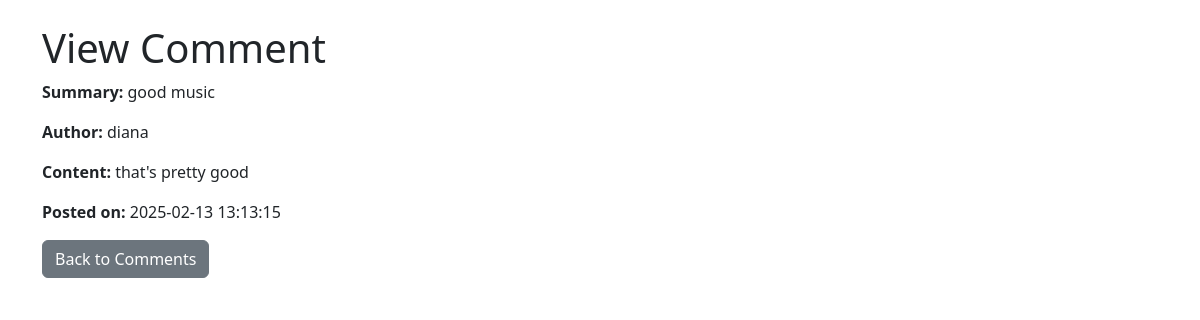
The page /RevistaOnline/admin/comment/view_comment.php?id=47 on the database its author committed.
### tables this page shows
CREATE TABLE `comments` (
  `id` int(11) NOT NULL,
  `user_id` int(11) DEFAULT NULL,
  `article_id` int(11) DEFAULT NULL,
  `comment` text NOT NULL,
  `create_date` datetime DEFAULT current_timestamp(),
  `summary` varchar(20) DEFAULT NULL
);

CREATE TABLE `users` (
  `id` int(11) NOT NULL,
  `username` varchar(30) NOT NULL,
  `password` varchar(255) NOT NULL,
  `email` varchar(30) NOT NULL,
  `role` varchar(6) NOT NULL
);

### RevistaOnline/admin/comment/view_comment.php (the view, shortened to what this page needs)
<?php
require '../../connect.php';
if (isset($_GET['id'])) {
    $comment_id = intval($_GET['id']);
    $query = "SELECT comments.*, users.username AS author FROM comments JOIN users ON comments.user_id = users.id WHERE comments.id = $comment_id";
    $result = mysqli_query($connect, $query);
    if ($result && mysqli_num_rows($result) > 0) {
        $comment = mysqli_fetch_assoc($result);
    } else {
        echo "Comment not found.";
        exit();
    }
} else {
    echo "Invalid request. Comment ID not provided.";
    exit();
}
?>
<!DOCTYPE html>
<html lang="en">
<head>
    <link href="https://cdn.jsdelivr.net/npm/bootstrap@5.3.0/dist/css/bootstrap.min.css" rel="stylesheet">
</head>
<body>
    <div class="container mt-4">
        <h1>View Comment</h1>
        <p><strong>Summary:</strong> <?= htmlspecialchars($comment['summary']) ?></p>
        <p><strong>Author:</strong> <?= htmlspecialchars($comment['author']) ?></p>
        <p><strong>Content:</strong> <?= nl2br(htmlspecialchars($comment['comment'])) ?></p>
        <p><strong>Posted on:</strong> <?= htmlspecialchars($comment['create_date']) ?></p>
        <a href="../../admin/dashboard.php?page=comments" class="btn btn-secondary">Back to Comments</a>
    </div>
</body>
</html>

### rows shown on the page
comments: summary "good music", user.username "diana", comment "that's pretty good", create_date "2025-02-13 13:13:15"
